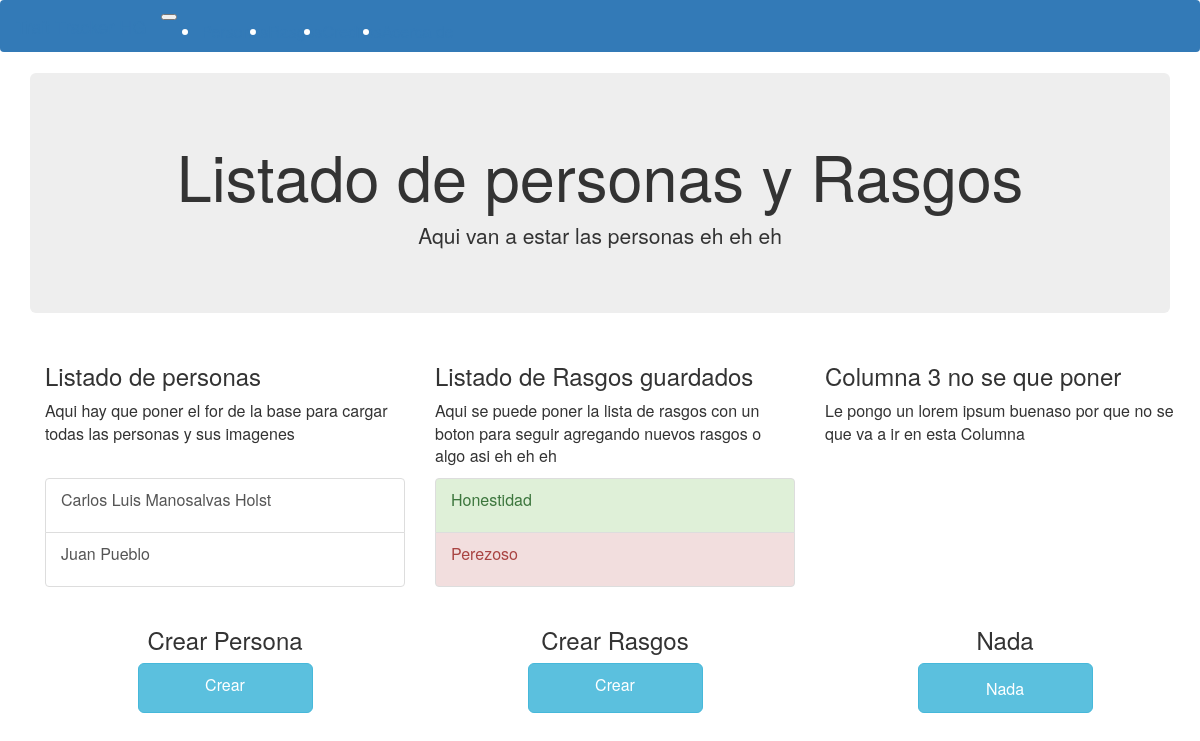
Before: /persona/index with the older database file.
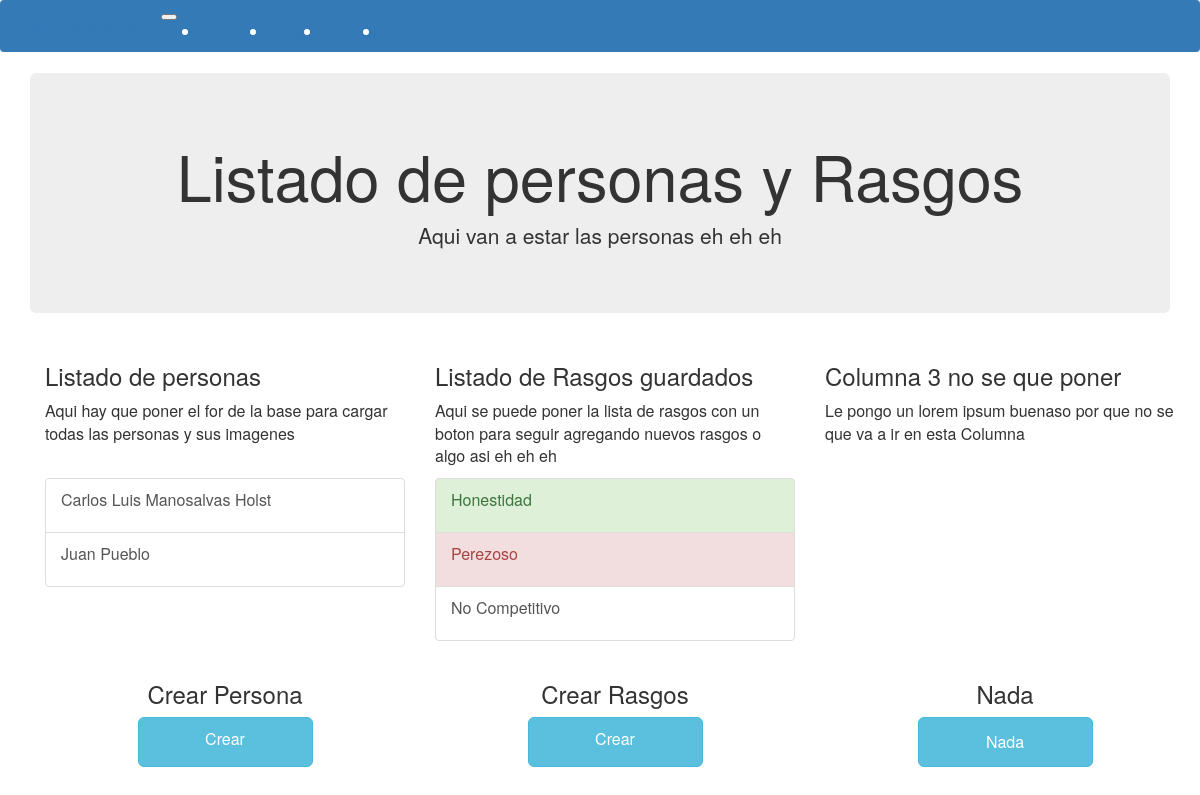
After: the same page with the newer database file.
### persona/models.py (models this page shows)
class Persona(models.Model):
    GENERO = (
        ('M', 'Masculino'),
        ('F', 'Femenino'),
        ('O', 'Otro')
    )
    nombres = models.CharField(max_length=200)
    apellidos = models.CharField(max_length=200)
    genero = models.CharField(max_length=1, choices=GENERO)
    direccion = models.CharField(max_length=200)
    fecha_nacimiento = models.DateField()
    fecha_actualizado = models.DateField(auto_now=True)
    foto = models.ImageField(blank=True)

class Rasgos(models.Model):
    TIPO = (
        ('POSI','Positivo'),
        ('NEGA','Negativo'),
        ('NEUT','Neutral'),
    )
    tipo = models.CharField(max_length=4, choices=TIPO)
    nombre = models.CharField(max_length= 100, default=None)

### persona/views.py (the view)
# urls.py: path('index', views_persona.index, name="index"),
def index(request):
    personas = Persona.objects.all()
    print(personas)
    rasgos = Rasgos.objects.all()
    data = {
        'personas':personas,
        'rasgos':rasgos,
    }
    template = 'persona/index.html'
    return render(request, template, data)

### persona/templates/persona/index.html (shortened to what this page needs)
{% extends "persona/base.html" %}
{% load bootstrap3 %}
{% block content %}
<div id="page-wrapper">
        <div class="row">
                <div class="col-lg-12 col-md-12 col-xs-12 col-sm-12">
                </div>
        </div>
    <div class="jumbotron text-center">
        <h1>Listado de personas y Rasgos</h1>
        <p>Aqui van a estar las personas eh eh eh</p>
    </div>
    <div class="container">
        <div class="row">
            <div class="col-sm-4">
                <h3>Listado de personas</h3>
                <p>Aqui hay que poner el for de la base para cargar todas las personas y sus imagenes</p>
            </div>
            <div class="col-sm-4">
                <h3>Listado de Rasgos guardados</h3>
                <p>Aqui se puede poner la lista de rasgos con un boton para seguir agregando nuevos rasgos o algo asi eh eh eh</p>
            </div>
            <div class="col-sm-4">
                <h3>Columna 3 no se que poner</h3>
                <p>Le pongo un lorem ipsum buenaso por que no se que va a ir en esta Columna</p>
            </div>
        </div>
        <div class ="row">
            <div class="col-sm-4">
                {% if personas %}
                <div class="list-group">
                    {% for p in personas %}
                        <a href="#" class="list-group-item list-group-item-action "><p>{{ p.nombres }} {{ p.apellidos }}</p></a>
                    {% endfor %}
                </div>
                {% endif %}
            </div>
            <div class="col-sm-4">
                {% if rasgos %}
                <div class="list-group">
                    {% for r in rasgos %}
                        {% if r.tipo == 'POSI'%}
                            <a href="#" class="list-group-item list-group-item-action list-group-item-success"><p>{{r.nombre}}</p></a>
                        {% endif %}
                        {% if r.tipo == 'NEGA'%}
                            <a href="#" class="list-group-item list-group-item-action list-group-item-danger"><p>{{r.nombre}}</p></a>
                        {% endif %}
                        {% if r.tipo == 'NEUT'%}
                            <a href="#" class="list-group-item list-group-item-action list-group-item-dark"><p>{{r.nombre}}</p></a>
                        {% endif %}
                    {% endfor %}
                </div>
                {% endif %}
            </div>
            <div class="col-sm-4">
            </div>
        </div>
            <div class="row">
                <div class="col-sm-4 text-center">
                    <h3>Crear Persona</h3>
                    <a href="{% url 'crear_p' %}" role="button" class="btn btn-info btn-lg">Crear</a>
                </div>
                <div class="col-sm-4 text-center">
                    <h3>Crear Rasgos</h3>
                    <a href="{% url 'crear_r' %}" role="button" class="btn btn-info btn-lg">Crear</a>
                </div>
                <div class="col-sm-4 text-center">
                    <h3>Nada</h3>
                    <button type="button" class="btn btn-info btn-lg">Nada</button>
                </div>
        </div>
    </div>
</div>
{% endblock content%}

Changed rows visible on the page:
added Rasgos: nombre "No Competitivo"
